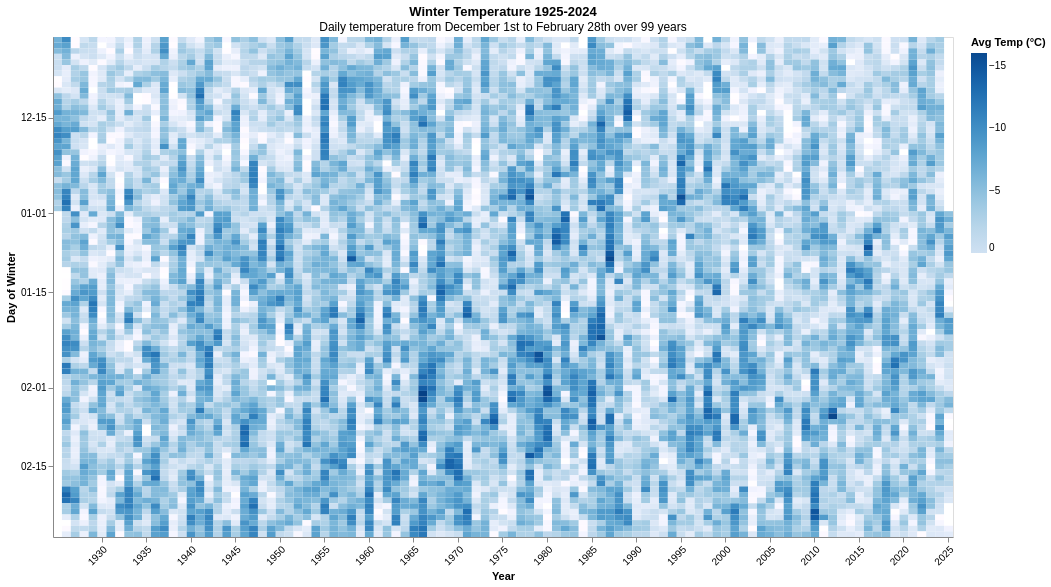

The notebook cell saved with this chart:
### Markdown cell above
This plot gives much more information than the pervious, where you can see that the summers seem to have more days with higher temperature compared to earlier years. While the overall gradient change is more subtle, the longer periods of low temperature in the summer seem to happen less and less.

### Code cell
winter_heatmap = alt.Chart(winter_temperature,
    title=alt.Title("Winter Temperature 1925-2024",
    subtitle='Daily temperature from December 1st to February 28th over 99 years')
    ).mark_rect().encode(
    x=alt.X("year:O", title="Year", axis=alt.Axis(labelAngle=-45, 
                                                  values = list(range(1920, 2026, 5)))),
    y=alt.Y("month_day:N", title="Day of Winter", sort=None, axis=alt.Axis(labelAngle=0,
                                                                           values = ['12-01', '12-15', '01-01', '01-15', '02-01', '02-15', '02-28'])),
    color=alt.Color("temperature:Q", scale=alt.Scale(scheme="blues", domain=[0, -16]), title="Avg Temp (°C)"),
    tooltip=["year", "month_day", "temperature"]
).properties(
    width=900,
    height=500,   
)
winter_heatmap.show()

### Figure 1 — Vega-Lite specification as saved in the notebook (floating-point values rounded to 4 significant figures; data arrays with more than 128 entries replaced by an {"elided": "..."} marker saying what was removed)
{"config": {"view": {"continuousWidth": 300, "continuousHeight": 300}}, "data": {"name": "data-d50c47195267a2f1231593804cf32739"}, "mark": {"type": "rect"}, "encoding": {"color": {"field": "temperature", "scale": {"domain": [0, -16], "scheme": "blues"}, "title": "Avg Temp (°C)", "type": "quantitative"}, "tooltip": [{"field": "year", "type": "quantitative"}, {"field": "month_day", "type": "nominal"}, {"field": "temperature", "type": "quantitative"}], "x": {"axis": {"labelAngle": -45, "values": [1920, 1925, 1930, 1935, 1940, 1945, 1950, 1955, 1960, 1965, 1970, 1975, 1980, 1985, 1990, 1995, 2000, 2005, 2010, 2015, 2020, 2025]}, "field": "year", "title": "Year", "type": "ordinal"}, "y": {"axis": {"labelAngle": 0, "values": ["12-01", "12-15", "01-01", "01-15", "02-01", "02-15", "02-28"]}, "field": "month_day", "sort": null, "title": "Day of Winter", "type": "nominal"}}, "height": 500, "title": {"text": "Winter Temperature 1925-2024", "subtitle": "Daily temperature from December 1st to February 28th over 99 years"}, "width": 900, "$schema": "https://vega.github.io/schema/vega-lite/v5.20.1.json", "datasets": {"data-d50c47195267a2f1231593804cf32739": {"elided": "8899 records"}}}
